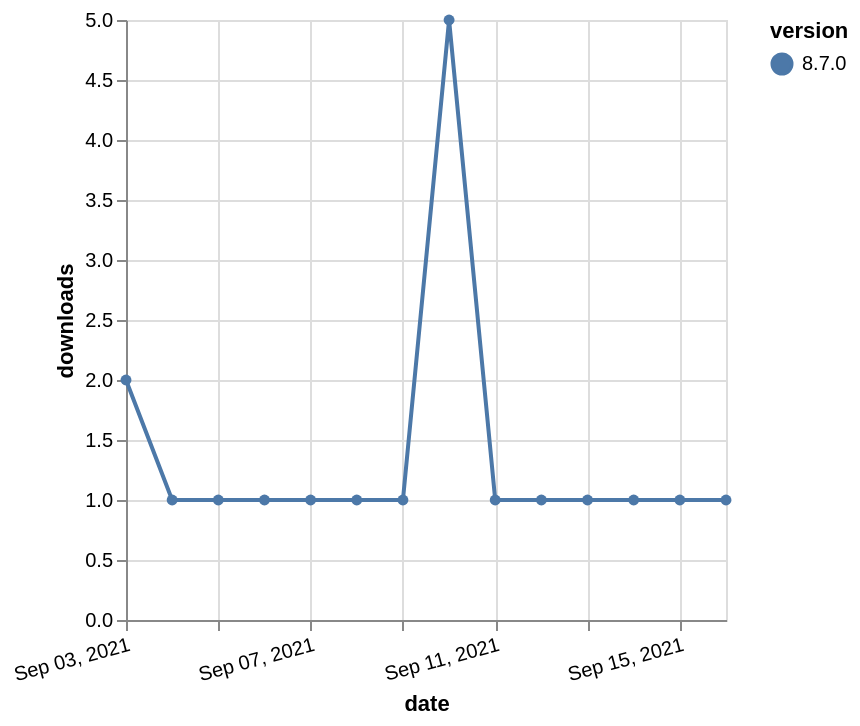

Here is the Vega-Lite specification saved for this chart:
### Vega-Lite specification from a JSON file in a GitHub repository (floating-point values rounded to 4 significant figures)
{"$schema": "https://vega.github.io/schema/vega-lite/v5.json", "description": "A simple bar chart with embedded data.", "data": {"values": [{"date": "2021-09-03", "total": 507, "delta": 2, "version": "8.7.0"}, {"date": "2021-09-04", "total": 508, "delta": 1, "version": "8.7.0"}, {"date": "2021-09-05", "total": 509, "delta": 1, "version": "8.7.0"}, {"date": "2021-09-06", "total": 510, "delta": 1, "version": "8.7.0"}, {"date": "2021-09-07", "total": 511, "delta": 1, "version": "8.7.0"}, {"date": "2021-09-08", "total": 512, "delta": 1, "version": "8.7.0"}, {"date": "2021-09-09", "total": 513, "delta": 1, "version": "8.7.0"}, {"date": "2021-09-10", "total": 518, "delta": 5, "version": "8.7.0"}, {"date": "2021-09-11", "total": 519, "delta": 1, "version": "8.7.0"}, {"date": "2021-09-12", "total": 520, "delta": 1, "version": "8.7.0"}, {"date": "2021-09-13", "total": 521, "delta": 1, "version": "8.7.0"}, {"date": "2021-09-14", "total": 522, "delta": 1, "version": "8.7.0"}, {"date": "2021-09-15", "total": 523, "delta": 1, "version": "8.7.0"}, {"date": "2021-09-16", "total": 524, "delta": 1, "version": "8.7.0"}]}, "width": "container", "mark": {"type": "line", "point": {"filled": true}}, "encoding": {"x": {"field": "date", "type": "temporal", "timeUnit": "yearmonthdate", "title": "date", "axis": {"labelAngle": -15}}, "y": {"field": "delta", "type": "quantitative", "title": "downloads"}, "color": {"field": "version", "type": "nominal"}, "tooltip": {"field": "delta"}}}
